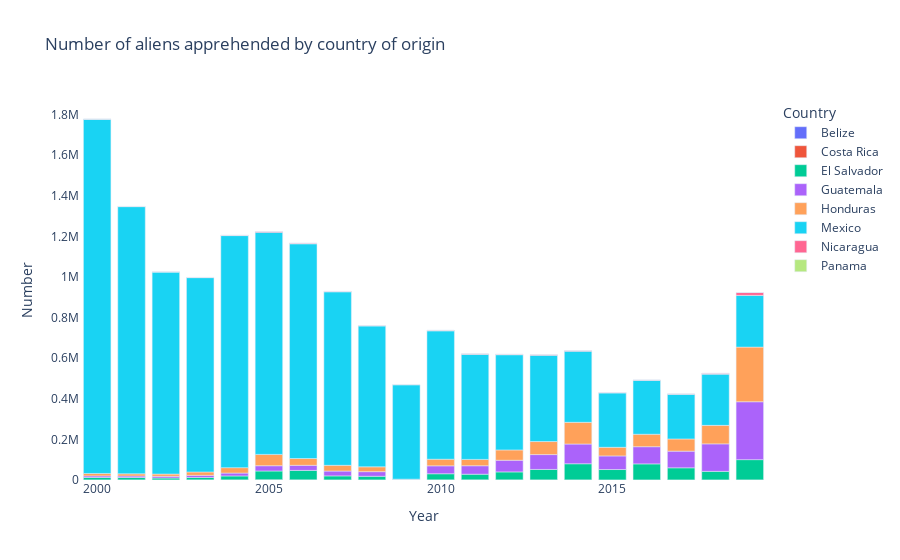

The cell this chart's notebook holds for it:
### Code cell
fig = px.bar(df_formatted[df_formatted["Country"] != "Global Total"], x="Year", y="Number", 
             color="Country", 
              title = "Number of aliens apprehended by country of origin"
             ).update_xaxes(categoryorder="total ascending")
fig.update_layout({
'plot_bgcolor': 'rgba(0, 0, 0, 0)',
'paper_bgcolor': 'rgba(0, 0, 0, 0)',
})
fig.show()

### Figure 1 — Plotly figure (JSON) as saved in the notebook; plotly's stock layout.template omitted (floating-point values rounded to 4 significant figures)
{"data": [{"alignmentgroup": "True", "hovertemplate": "Country=Belize<br>Year=%{x}<br>Number=%{y}<extra></extra>", "legendgroup": "Belize", "marker": {"color": "#636efa", "pattern": {"shape": ""}}, "name": "Belize", "offsetgroup": "Belize", "orientation": "v", "showlegend": true, "textposition": "auto", "type": "bar", "x": [2000, 2001, 2002, 2003, 2004, 2005, 2006, 2007, 2008, 2009, 2010, 2011, 2012, 2013, 2014, 2015, 2016, 2017, 2018, 2019], "xaxis": "x", "y": [179, 174, 160, 281, 151, 149, 140, 113, 115, 63, 338, 361, 316, 293, 258, 140, 150, 159, 180, 289], "yaxis": "y"}, {"alignmentgroup": "True", "hovertemplate": "Country=Costa Rica<br>Year=%{x}<br>Number=%{y}<extra></extra>", "legendgroup": "Costa Rica", "marker": {"color": "#EF553B", "pattern": {"shape": ""}}, "name": "Costa Rica", "offsetgroup": "Costa Rica", "orientation": "v", "showlegend": true, "textposition": "auto", "type": "bar", "x": [2000, 2001, 2002, 2003, 2004, 2005, 2006, 2007, 2008, 2009, 2010, 2011, 2012, 2013, 2014, 2015, 2016, 2017, 2018, 2019], "xaxis": "x", "y": [328, 352, 334, 481, 571, 1321, 803, 377, 322, 152, 548, 503, 518, 409, 378, 213, 214, 230, 250, 242], "yaxis": "y"}, {"alignmentgroup": "True", "hovertemplate": "Country=El Salvador<br>Year=%{x}<br>Number=%{y}<extra></extra>", "legendgroup": "El Salvador", "marker": {"color": "#00cc96", "pattern": {"shape": ""}}, "name": "El Salvador", "offsetgroup": "El Salvador", "orientation": "v", "showlegend": true, "textposition": "auto", "type": "bar", "x": [2000, 2001, 2002, 2003, 2004, 2005, 2006, 2007, 2008, 2009, 2010, 2011, 2012, 2013, 2014, 2015, 2016, 2017, 2018, 2019], "xaxis": "x", "y": [11845, 11688, 9209, 11757, 19180, 42884, 46329, 19699, 17899, 956, 29911, 27652, 38976, 51226, 79321, 51200, 78983, 59687, 42132, 99750], "yaxis": "y"}, {"alignmentgroup": "True", "hovertemplate": "Country=Guatemala<br>Year=%{x}<br>Number=%{y}<extra></extra>", "legendgroup": "Guatemala", "marker": {"color": "#ab63fa", "pattern": {"shape": ""}}, "name": "Guatemala", "offsetgroup": "Guatemala", "orientation": "v", "showlegend": true, "textposition": "auto", "type": "bar", "x": [2000, 2001, 2002, 2003, 2004, 2005, 2006, 2007, 2008, 2009, 2010, 2011, 2012, 2013, 2014, 2015, 2016, 2017, 2018, 2019], "xaxis": "x", "y": [7748, 7434, 8344, 10355, 14288, 25908, 25135, 23907, 22660, 1718, 39050, 41708, 57486, 73208, 97151, 66982, 84649, 81909, 135354, 285067], "yaxis": "y"}, {"alignmentgroup": "True", "hovertemplate": "Country=Honduras<br>Year=%{x}<br>Number=%{y}<extra></extra>", "legendgroup": "Honduras", "marker": {"color": "#FFA15A", "pattern": {"shape": ""}}, "name": "Honduras", "offsetgroup": "Honduras", "orientation": "v", "showlegend": true, "textposition": "auto", "type": "bar", "x": [2000, 2001, 2002, 2003, 2004, 2005, 2006, 2007, 2008, 2009, 2010, 2011, 2012, 2013, 2014, 2015, 2016, 2017, 2018, 2019], "xaxis": "x", "y": [12075, 10803, 11295, 16632, 26555, 55775, 33365, 28263, 23785, 1298, 32501, 31189, 50771, 64157, 106928, 42433, 61222, 60169, 91141, 268992], "yaxis": "y"}, {"alignmentgroup": "True", "hovertemplate": "Country=Mexico<br>Year=%{x}<br>Number=%{y}<extra></extra>", "legendgroup": "Mexico", "marker": {"color": "#19d3f3", "pattern": {"shape": ""}}, "name": "Mexico", "offsetgroup": "Mexico", "orientation": "v", "showlegend": true, "textposition": "auto", "type": "bar", "x": [2000, 2001, 2002, 2003, 2004, 2005, 2006, 2007, 2008, 2009, 2010, 2011, 2012, 2013, 2014, 2015, 2016, 2017, 2018, 2019], "xaxis": "x", "y": [1744304, 1315678, 994724, 956963, 1142807, 1093382, 1057253, 854261, 693795, 465205, 632034, 517472, 468766, 424978, 350177, 267885, 265747, 220138, 252267, 254595], "yaxis": "y"}, {"alignmentgroup": "True", "hovertemplate": "Country=Nicaragua<br>Year=%{x}<br>Number=%{y}<extra></extra>", "legendgroup": "Nicaragua", "marker": {"color": "#FF6692", "pattern": {"shape": ""}}, "name": "Nicaragua", "offsetgroup": "Nicaragua", "orientation": "v", "showlegend": true, "textposition": "auto", "type": "bar", "x": [2000, 2001, 2002, 2003, 2004, 2005, 2006, 2007, 2008, 2009, 2010, 2011, 2012, 2013, 2014, 2015, 2016, 2017, 2018, 2019], "xaxis": "x", "y": [1005, 990, 823, 1055, 1664, 4273, 3228, 2118, 1862, 167, 2587, 2278, 2532, 2712, 2912, 1577, 1756, 1721, 4014, 14248], "yaxis": "y"}, {"alignmentgroup": "True", "hovertemplate": "Country=Panama<br>Year=%{x}<br>Number=%{y}<extra></extra>", "legendgroup": "Panama", "marker": {"color": "#B6E880", "pattern": {"shape": ""}}, "name": "Panama", "offsetgroup": "Panama", "orientation": "v", "showlegend": true, "textposition": "auto", "type": "bar", "x": [2000, 2001, 2002, 2003, 2004, 2005, 2006, 2007, 2008, 2009, 2010, 2011, 2012, 2013, 2014, 2015, 2016, 2017, 2018, 2019], "xaxis": "x", "y": [134, 143, 123, 126, 97, 131, 131, 112, 135, 116, 283, 226, 197, 184, 100, 92, 95, 78, 88, 88], "yaxis": "y"}], "layout": {"barmode": "relative", "legend": {"title": {"text": "Country"}, "tracegroupgap": 0}, "paper_bgcolor": "rgba(0, 0, 0, 0)", "plot_bgcolor": "rgba(0, 0, 0, 0)", "title": {"text": "Number of aliens apprehended by country of origin"}, "xaxis": {"anchor": "y", "categoryorder": "total ascending", "domain": [0, 1], "title": {"text": "Year"}}, "yaxis": {"anchor": "x", "domain": [0, 1], "title": {"text": "Number"}}}}
